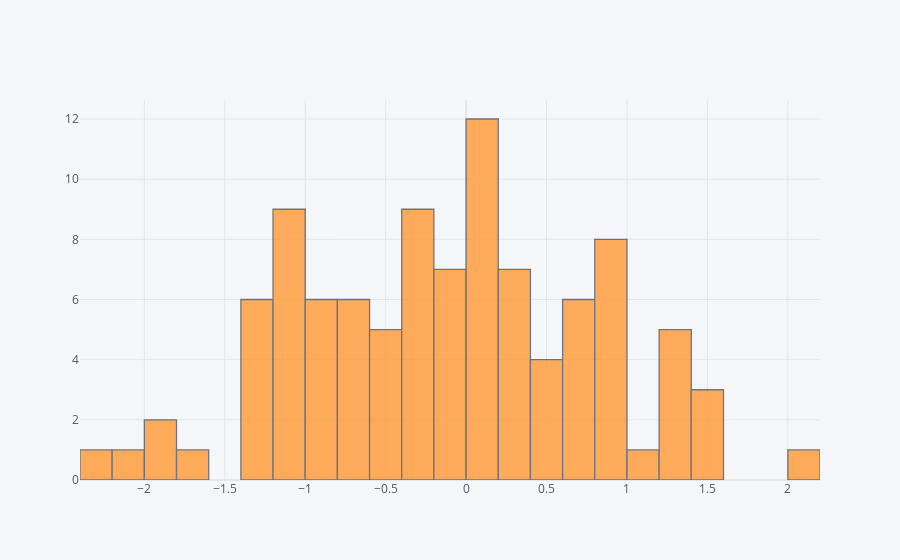

Notebook code cell kept with this figure:
### Markdown cell above
## histogram

### Code cell
df['A'].iplot(kind='hist',bins=25)

### Figure 1 — Plotly figure (JSON) as saved in the notebook; plotly's stock layout.template omitted (floating-point values rounded to 4 significant figures)
{"data": [{"histfunc": "count", "histnorm": "", "marker": {"color": "rgba(255, 153, 51, 1.0)", "line": {"color": "#4D5663", "width": 1.3}}, "name": "A", "nbinsx": 25, "opacity": 0.8, "orientation": "v", "type": "histogram", "x": [0.5544, 1.305, -0.02443, -2.216, 2.031, -0.4641, 0.8171, -0.7029, -1.349, -0.6161, -0.9281, -0.2021, -0.2198, -1.05, -0.5538, 0.2266, -1.282, 1.291, 0.1893, 1.322, -0.6917, -0.5431, -0.291, 1.075, 0.7429, 0.2213, -0.8615, -1.127, 0.785, -2.046, -0.008315, -0.1869, -0.7438, 0.1529, 0.01448, 0.1495, -0.8196, 0.6818, -1.253, 0.9734, 0.4692, -1.874, -1.044, -0.3891, 0.3414, -0.1286, 0.7687, -1.055, -1.375, 0.08569, -0.5858, -1.74, -0.03888, 1.566, -1.135, -1.179, 0.9584, 0.8453, 1.41, 1.381, -1.32, -0.3836, -0.9971, 0.3381, 0.1653, -1.814, 0.9591, -0.7781, -0.9474, 1.294, 0.1768, 0.1605, -0.01543, -0.3966, 0.03921, -0.2749, 0.8544, -0.1773, -1.004, -0.3684, -0.4573, 0.4059, 0.7486, -1.009, -1.053, -0.7338, 0.8785, -1.203, 0.5139, 0.01674, 1.505, 0.2631, 0.7322, 0.1279, 0.2831, 0.3745, -0.8023, -0.3215, 0.03003, 0.8956]}], "layout": {"barmode": "overlay", "legend": {"bgcolor": "#F5F6F9", "font": {"color": "#4D5663"}}, "paper_bgcolor": "#F5F6F9", "plot_bgcolor": "#F5F6F9", "title": {"font": {"color": "#4D5663"}}, "xaxis": {"gridcolor": "#E1E5ED", "showgrid": true, "tickfont": {"color": "#4D5663"}, "title": {"font": {"color": "#4D5663"}, "text": ""}, "zerolinecolor": "#E1E5ED"}, "yaxis": {"gridcolor": "#E1E5ED", "showgrid": true, "tickfont": {"color": "#4D5663"}, "title": {"font": {"color": "#4D5663"}, "text": ""}, "zerolinecolor": "#E1E5ED"}}}
